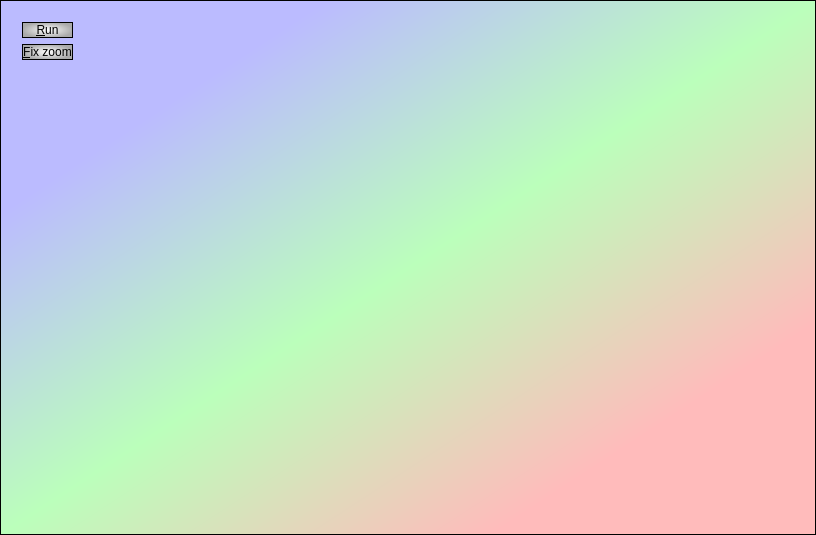
<?xml version="1.0" encoding="UTF-8"?>
<ui version="4.0">
 <class>QtMutualismBreakdownerTimePlotDialog</class>
 <widget class="QDialog" name="QtMutualismBreakdownerTimePlotDialog">
  <property name="geometry">
   <rect>
    <x>0</x>
    <y>0</y>
    <width>816</width>
    <height>535</height>
   </rect>
  </property>
  <property name="windowTitle">
   <string>MutualismBreakdowner</string>
  </property>
  <property name="styleSheet">
   <string notr="true">QDialog {
 background-color: qlineargradient(x1: 0, y1: 0, x2: 1, y2: 1, stop: 0  #bbf, stop: 0.2  #bbf, stop: 0.5 #bfb, stop: 0.8 #fbb, stop: 1 #fbb);
  border: 1px solid black
}

QSpinBox,QDoubleSpinBox,QComboBox { 
  background-color: qlineargradient(x1: 0, y1: 0, x2: 1, y2: 1, stop: 0  #bbb, stop: 1 #fff);
  border: 1px solid black
}

QPushButton
{
  color: #000;
  background-color: qradialgradient(cx: 0.5, cy: 0.5,fx: 0.5, fy: 0.5,radius: 0.5, stop: 0 #fff, stop: 1 #aaa);
  border: 1px solid black
}

QPlainTextEdit {
  font: 18px bold &quot;Courier&quot; courier monospace
}</string>
  </property>
  <layout class="QGridLayout" name="gridLayout">
   <item row="0" column="1">
    <widget class="QwtPlot" name="plot_seagrass_density" native="true"/>
   </item>
   <item row="0" column="2">
    <widget class="QwtPlot" name="plot_organic_matter_density" native="true"/>
   </item>
   <item row="0" column="0">
    <widget class="QWidget" name="widget" native="true">
     <property name="sizePolicy">
      <sizepolicy hsizetype="Maximum" vsizetype="Preferred">
       <horstretch>0</horstretch>
       <verstretch>0</verstretch>
      </sizepolicy>
     </property>
     <layout class="QFormLayout" name="formLayout">
      <item row="1" column="0" colspan="2">
       <widget class="QPushButton" name="button_fix_zoom">
        <property name="text">
         <string>&amp;Fix zoom</string>
        </property>
       </widget>
      </item>
      <item row="0" column="0" colspan="2">
       <widget class="QPushButton" name="button_run">
        <property name="text">
         <string>&amp;Run</string>
        </property>
       </widget>
      </item>
     </layout>
    </widget>
   </item>
   <item row="0" column="3">
    <widget class="QwtPlot" name="plot_sulfide_concentration" native="true"/>
   </item>
  </layout>
 </widget>
 <layoutdefault spacing="6" margin="11"/>
 <customwidgets>
  <customwidget>
   <class>QwtPlot</class>
   <extends>QWidget</extends>
   <header>qwt_plot.h</header>
   <container>1</container>
  </customwidget>
 </customwidgets>
 <tabstops>
  <tabstop>button_fix_zoom</tabstop>
 </tabstops>
 <resources/>
 <connections/>
</ui>
